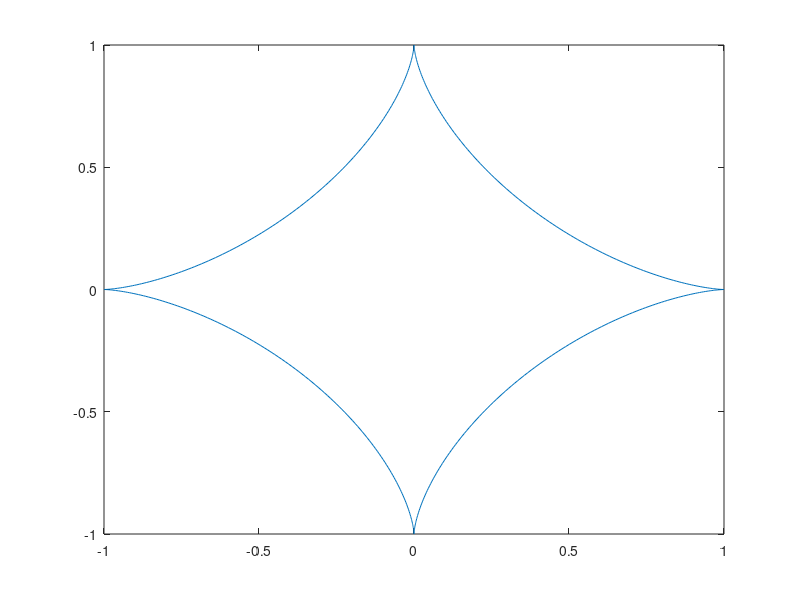

This figure's MATLAB source:
%grafica_vectorial

t=0:.01:2*pi;
x=cos(t).^3;
y=sin(t).^3;
plot(x,y)
axis on


%%
%%t=0:.01:2*pi;
%x=-3*cos(t).^2.*sin(t);
%y=3*sin(t).^2.*cos(t)
%plot(x,y)
%%